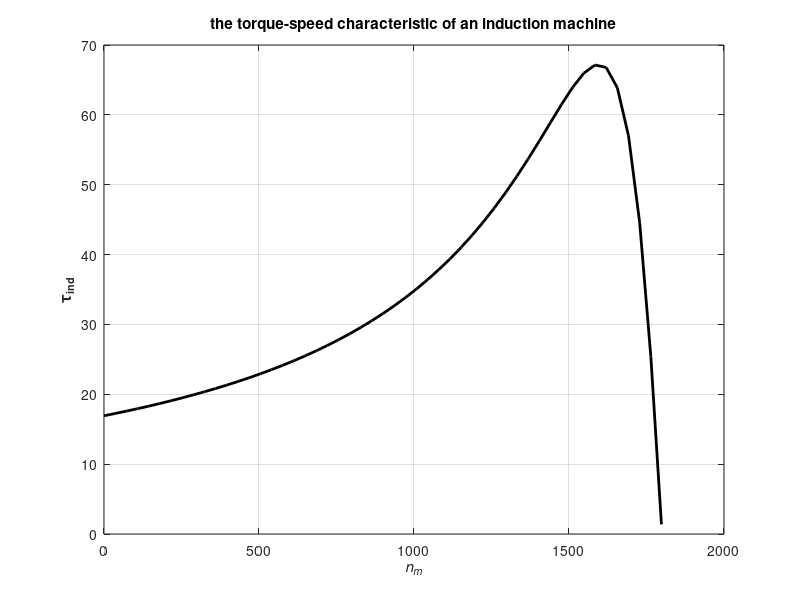

Reproduce this figure in MATLAB.
% firstly i define the values which on the example
f= 60;                     %the frequency value
p= 4;                      % the quantity of poles
r1 = 0.243;                 % stator resistance
x1 = 0.670;                 % stator reactance
r2 = 0.151;                 % rotor resistance
x2 = 0.670;                 % rotor reactance
xm = 14.03;                  % magnetizating reactance
v_phase = 120 ;             % phase voltage
n_sync = (120*f)/p;            % synchronous speed (r/min) 
w_sync = (4 * 3.14*f)/p;       % synchronous speed (rad/s)

% thevenin voltage calculations
v_th = v_phase * ( xm / sqrt(r1^2 + (x1 + xm)^2) );
z_th = ((j*xm) * (r1 + j*x1)) / (r1 + j*(x1 + xm));
r_th = real(z_th);
x_th = imag(z_th);

% calculation for torque-speed characteristic from 0 to 50 slip
s = (0:1:50) / 50;           % Slip
s(1) = 0.001;     % slip can not start with 0 thats why i started at 0.001
nm = (1 - s) * n_sync;       % Mechanical speed

% calculate torque for rotor resistance
for i = 1:51
   t_ind1(i) = (3 * v_th^2 * r2 / s(i)) / ...
            (w_sync * ((r_th + r2/s(i))^2 + (x_th + x2)^2) );
end

% torque-speed curve graph
plot(nm,t_ind1,'Color','k','LineWidth',2.0);
xlabel('\itn_{m}','Fontweight','Bold');
ylabel('\tau_{ind}','Fontweight','Bold');
title ('the torque-speed characteristic of an induction machine','Fontweight','Bold');
grid on;